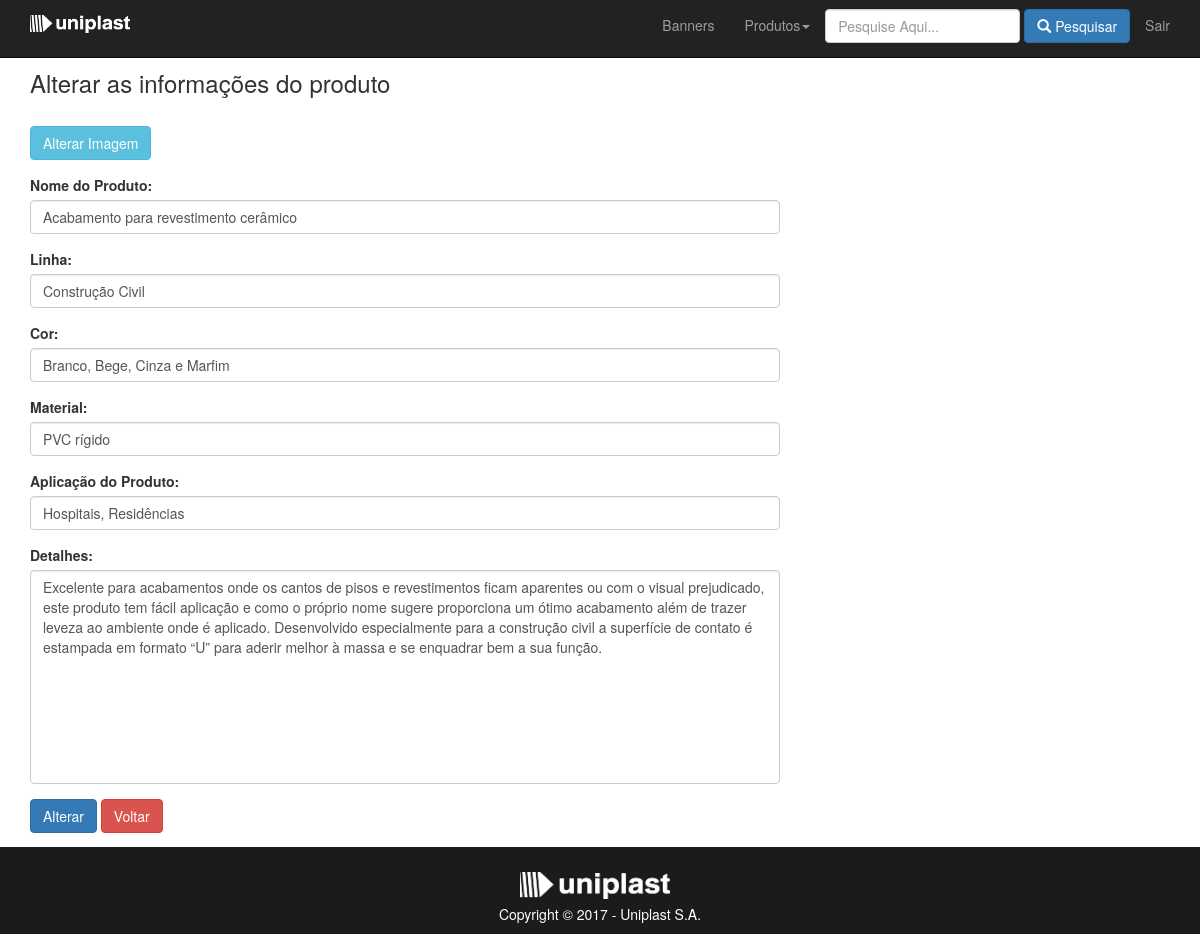
Page /admin/editar_cadastro.php?id=0431 on the committed database.
### tables this page shows
CREATE TABLE IF NOT EXISTS `produtos` (
  `CD_PRODUTO` varchar(50) NOT NULL,
  `DS_PRODUTO` text NOT NULL,
  `DS_LINHA` text NOT NULL,
  `DS_COR` text NOT NULL,
  `DS_MATERIAL` text NOT NULL,
  `DS_APLIC_PRODUTO` text NOT NULL,
  `DS_DETALHES` text NOT NULL,
  `IMAGEM` text NOT NULL
);

### admin/editar_cadastro.php (the view, shortened to what this page needs)
<html>
	<head>
			<?php include 'head.php'; ?>
	</head>
	<body>
    <?php include 'menu.php'; ?>
	<?php
	if(isset($_GET["id"])){
			$sql = "select * from produtos where CD_PRODUTO = '".$_GET["id"]."'";
			$executa   = mysql_query($sql);
			$resultado = mysql_fetch_array($executa);
		}
	?>
 <div class="container">
	<div class="row">
            <div class="col-md-8">
                <h3>Alterar as informações do produto</h3>
				<br />
				<a href="editar_imagem.php?id=<?php echo $_GET["id"] ?>" class="btn btn-info">Alterar Imagem</a>
				<br />
                <form name="editar" method="post"  action="alterar_cadastro.php">
                    <div class="control-group form-group">
                        <div class="controls">
                            <label>Nome do Produto:</label>
                            <input type="text" class="form-control" id="campoDS_PRODUTO" name="campoDS_PRODUTO" placeholder="Informe o nome do produto" value="<?php echo $resultado["DS_PRODUTO"];?>" required/>
                        </div>
                    </div>
                    <div class="control-group form-group">
                        <div class="controls">
                            <label>Linha:</label>
                            <input type="text" class="form-control" id="campoDS_LINHA" name="campoDS_LINHA" placeholder="Informe a linha do produto" value="<?php echo $resultado["DS_LINHA"];?>" required />
                        </div>
                    </div>
					<div class="control-group form-group">
                        <div class="controls">
                            <label>Cor:</label>
                            <input type="text" class="form-control" id="campoDS_COR" name="campoDS_COR" placeholder="Informe a cor do produto" value="<?php echo $resultado["DS_COR"];?>" required />
                        </div>
                    </div>
					<div class="control-group form-group">
                        <div class="controls">
                            <label>Material:</label>
                            <input type="text" class="form-control" id="campoDS_MATERIAL" name="campoDS_MATERIAL" placeholder="Informe o material produto" value="<?php echo $resultado["DS_MATERIAL"];?>" required />
                        </div>
                    </div>
					<div class="control-group form-group">
                        <div class="controls">
                            <label>Aplicação do Produto:</label>
                            <input type="text" class="form-control" id="campoDS_APLIC_PRODUTO" name="campoDS_APLIC_PRODUTO" placeholder="Informe a aplicação do produto" value="<?php echo $resultado["DS_APLIC_PRODUTO"];?>" required />
                        </div>
                    </div>
                    <div class="control-group form-group">
                        <div class="controls">
                            <label>Detalhes:</label>
                            <textarea  rows="10" cols="100" class="form-control" id="campoDS_DETALHES" name="campoDS_DETALHES" placeholder="Informe os detalhes do produto" maxlength="999" style="resize:none"><?php echo $resultado["DS_DETALHES"];?></textarea>
                        </div>
                    </div>
					<button type="submit" class="btn btn-primary">Alterar</button>
					<a href="consulta_uniplast.php" class="btn btn-danger" id="link">Voltar</a>
                </form>
            </div>
        </div>
    </div>
	<?php include 'footer_1.php' ?>
</body>
</html>

### admin/css/modern-business.css (style rules this page uses)
html, body { height: 100%; }
body { padding-top: 50px; }

### rows in the picture
produtos: campoDS_PRODUTO "Acabamento para revestimento cerâmico", campoDS_LINHA "Construção Civil", campoDS_COR "Branco, Bege, Cinza e Marfim", campoDS_MATERIAL "PVC rígido", campoDS_APLIC_PRODUTO "Hospitais, Residências", campoDS_DETALHES "Excelente para acabamentos onde os cantos de pisos e revestimentos ficam aparentes ou com o visual prejudicado, este produto tem fácil aplicação e como o próprio nome sugere proporciona um ótimo acabamento além de trazer leveza ao ambiente onde é aplicado. Desenvolvido especialmente para a construção civil a superfície de contato é estampada em formato “U” para aderir melhor à massa e se enquadrar bem a sua função."
